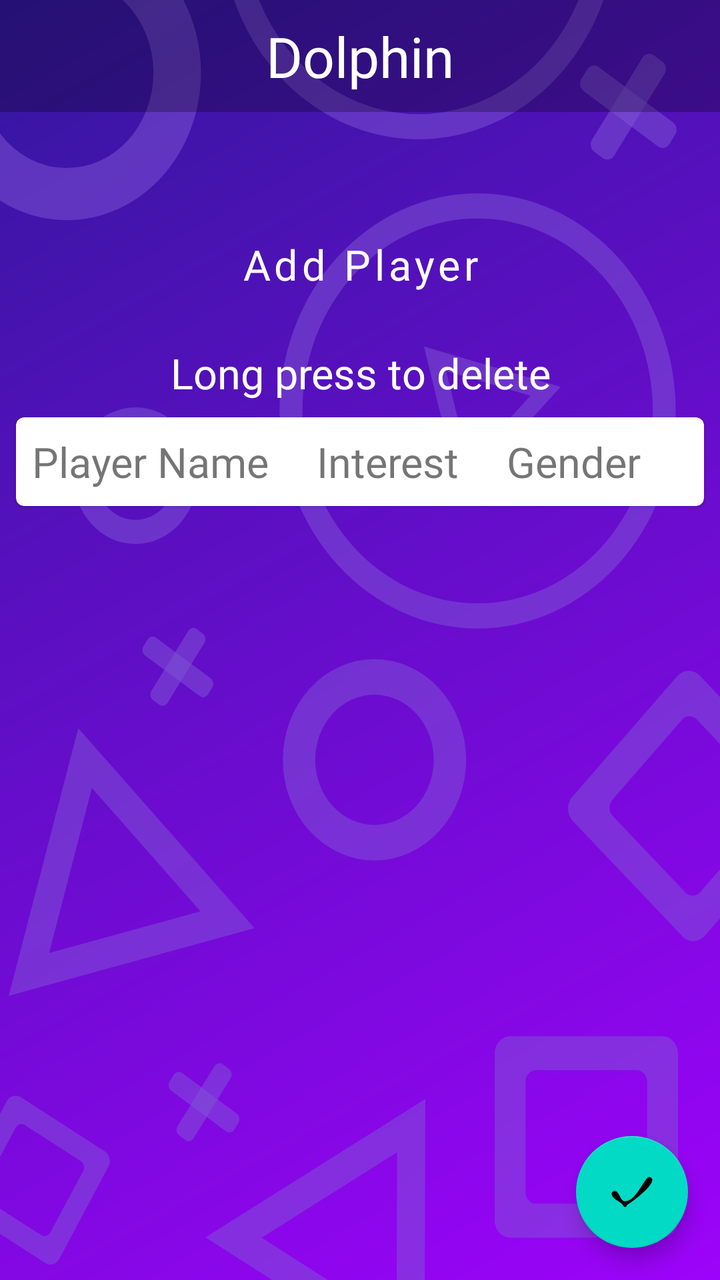
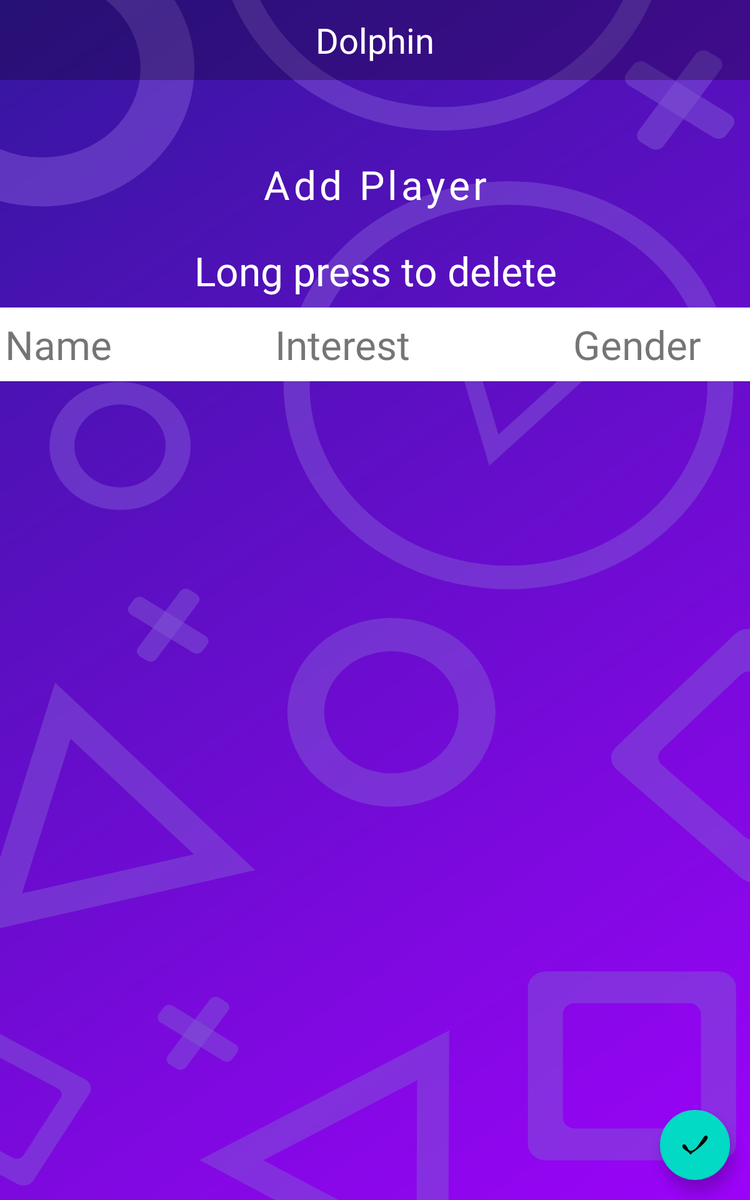

The same Android screen from two of the app's own layout files: first res/layout/ as a phone draws it, then the repository's variant for another configuration, drawn on a device whose configuration selects that folder. Both files follow.
<!-- AndroidManifest.xml: activity theme AppTheme -->
<!-- res/layout/activity_main.xml -->
<?xml version="1.0" encoding="utf-8"?>
<androidx.constraintlayout.widget.ConstraintLayout xmlns:android="http://schemas.android.com/apk/res/android"
    xmlns:app="http://schemas.android.com/apk/res-auto"
    xmlns:tools="http://schemas.android.com/tools"
    android:layout_width="match_parent"
    android:layout_height="match_parent"
    android:background="@drawable/bg_layer"
    android:fitsSystemWindows="true"
    tools:context=".activities.MainActivity">

    <androidx.appcompat.widget.Toolbar
        android:id="@+id/mainToolbar"
        android:layout_width="match_parent"
        android:layout_height="?attr/actionBarSize"
        android:background="@color/black_overlay"
        app:contentInsetStart="0dp"
        app:layout_constraintEnd_toEndOf="parent"
        app:layout_constraintStart_toStartOf="parent"
        app:layout_constraintTop_toTopOf="parent">

        <RelativeLayout
            android:layout_width="match_parent"
            android:layout_height="match_parent">

            

            <TextView
                android:layout_width="wrap_content"
                android:layout_height="wrap_content"
                android:layout_centerInParent="true"
                android:fontFamily="@font/two_dumb"
                android:text="@string/app_name"
                android:textColor="@color/white"
                android:textSize="28sp" />

            
        </RelativeLayout>
    </androidx.appcompat.widget.Toolbar>


    <ScrollView
        android:id="@+id/scrollView3"
        android:layout_width="match_parent"
        android:layout_height="0dp"
        android:background="@color/transparent"
        app:layout_constraintBottom_toBottomOf="parent"
        app:layout_constraintTop_toBottomOf="@id/mainToolbar">

        <LinearLayout
            android:layout_width="match_parent"
            android:layout_height="match_parent"
            android:gravity="center_vertical"
            android:orientation="vertical"
            android:paddingTop="36dp">

            <com.google.android.material.button.MaterialButton
                android:id="@+id/btnAddplayer"
                android:layout_width="wrap_content"
                android:layout_height="wrap_content"
                android:layout_gravity="center_horizontal"
                android:layout_margin="16dp"
                android:background="@drawable/primary_button_bg"
                android:drawableStart="@drawable/ic_add"
                android:fontFamily="@font/two_dumb"
                android:text="Add Player"
                android:textAllCaps="false"
                android:textColor="@color/white"
                android:textSize="21sp" />

            <TextView
                android:layout_width="match_parent"
                android:layout_height="wrap_content"
                android:fontFamily="@font/sassoon_primary"
                android:gravity="center"
                android:text="Long press to delete"
                android:textColor="@color/white"
                android:textSize="21sp" />

            <com.google.android.material.card.MaterialCardView
                android:layout_width="match_parent"
                android:layout_height="match_parent"
                android:layout_margin="8dp"
                android:elevation="8dp"
                app:cardCornerRadius="4dp">

                <TableLayout
                    android:layout_width="match_parent"
                    android:layout_height="wrap_content"
                    android:padding="8dp"
                    android:stretchColumns="*">

                    <TableRow
                        android:layout_width="match_parent"
                        android:layout_height="wrap_content">

                        <TextView
                            android:layout_width="match_parent"
                            android:layout_height="wrap_content"
                            android:fontFamily="@font/sassoon_primary"
                            android:gravity="start"
                            android:text="Player Name"
                            android:textSize="21sp" />

                        <TextView
                            android:layout_width="match_parent"
                            android:layout_height="wrap_content"
                            android:fontFamily="@font/sassoon_primary"
                            android:gravity="start"
                            android:text="Interest"
                            android:textSize="21sp" />

                        <TextView
                            android:layout_width="match_parent"
                            android:layout_height="wrap_content"
                            android:fontFamily="@font/sassoon_primary"
                            android:gravity="start"
                            android:text="Gender"
                            android:textSize="21sp" />

                    </TableRow>


                </TableLayout>

            </com.google.android.material.card.MaterialCardView>

            <androidx.recyclerview.widget.RecyclerView
                android:id="@+id/recyclerViewPlayersEntry"
                android:layout_width="match_parent"
                android:layout_height="wrap_content"
                tools:itemCount="3"
                tools:listitem="@layout/rec_player_entry" />
        </LinearLayout>
    </ScrollView>

    <com.google.android.material.floatingactionbutton.FloatingActionButton
        android:id="@+id/floatingBtnPlayGame"
        android:layout_width="wrap_content"
        android:layout_height="wrap_content"
        android:layout_margin="16dp"
        android:src="@drawable/ic_check"
        android:theme="@style/AppTheme.FloatingColoredButton"
        app:layout_constraintBottom_toBottomOf="parent"
        app:layout_constraintEnd_toEndOf="parent" />

    <TextView
        android:id="@+id/tvNoPlayers"
        android:layout_width="wrap_content"
        android:layout_height="wrap_content"
        android:fontFamily="@font/three_dumb"
        android:text="No players"
        android:textColor="@color/white"
        android:textSize="28sp"
        android:textStyle="bold"
        android:visibility="gone"
        app:layout_constraintBottom_toBottomOf="parent"
        app:layout_constraintEnd_toEndOf="parent"
        app:layout_constraintStart_toStartOf="parent"
        app:layout_constraintTop_toTopOf="parent" />

</androidx.constraintlayout.widget.ConstraintLayout>
<!-- resources referenced by this layout -->
<resources>
  <color name="black_overlay">#44000000</color>
  <color name="transparent">#00ffffff</color>
  <color name="white">#FFFFFF</color>
  <!-- drawable bg_layer (drawable) -->
  <?xml version="1.0" encoding="utf-8"?>
  <layer-list xmlns:android="http://schemas.android.com/apk/res/android">
      <item android:drawable="@drawable/quiz_bg_main" />
      <item
          android:drawable="@drawable/ic_quiz_bg"
          android:gravity="fill" />
  </layer-list>
  <!-- drawable ic_add: vector/xml drawable (drawable, 2847 chars, omitted) -->
  <!-- drawable ic_check: vector/xml drawable (drawable, 3320 chars, omitted) -->
  <string name="app_name">Dolphin</string>
  <style name="AppTheme.FloatingColoredButton" parent="AppTheme">
          <item name="android:colorAccent">@color/colorAccent</item>
          <item name="android:textColor">@color/white</item>
      </style>
  <style name="AppTheme" parent="Theme.MaterialComponents.Light.NoActionBar">
          <item name="colorPrimary">@color/colorPrimary</item>
          <item name="colorPrimaryDark">@color/colorPrimaryDark</item>
          <item name="colorAccent">@color/colorAccent</item>
          <item name="android:navigationBarColor">@color/transparent</item>
          <item name="android:windowDrawsSystemBarBackgrounds">true</item>
          <item name="android:statusBarColor">@android:color/transparent</item>
          <item name="android:windowTranslucentStatus">true</item>
          <item name="android:windowTranslucentNavigation">true</item>
      </style>
  <!-- drawable quiz_bg_main (drawable) -->
  <?xml version="1.0" encoding="utf-8"?>
  <shape xmlns:android="http://schemas.android.com/apk/res/android"
      android:shape="rectangle">
      <gradient
          android:angle="135"
          android:endColor="#32179e"
          android:startColor="#9d03fa" />
  </shape>
  <!-- drawable ic_quiz_bg: vector/xml drawable (drawable, 8688 chars, omitted) -->
  <color name="colorAccent">#328cbf</color>
  <color name="colorPrimary">#9d03fa</color>
  <color name="colorPrimaryDark">#9C00FF</color>
</resources>
<!-- res/layout-sw600dp/activity_main.xml (the repository's variant of the layout above) -->
<!-- drawn on a 7-inch tablet held upright -->
<?xml version="1.0" encoding="utf-8"?>
<androidx.constraintlayout.widget.ConstraintLayout xmlns:android="http://schemas.android.com/apk/res/android"
    xmlns:app="http://schemas.android.com/apk/res-auto"
    xmlns:tools="http://schemas.android.com/tools"
    android:layout_width="match_parent"
    android:layout_height="match_parent"
    android:fitsSystemWindows="true"
    tools:context=".activities.MainActivity">

    <ImageView
        android:layout_width="match_parent"
        android:layout_height="match_parent"
        android:scaleType="centerCrop"
        android:src="@drawable/bg_layer" />

    <androidx.appcompat.widget.Toolbar
        android:id="@+id/mainToolbar"
        android:layout_width="match_parent"
        android:layout_height="?attr/actionBarSize"
        android:background="@color/black_overlay"
        app:contentInsetStart="0dp"
        app:layout_constraintEnd_toEndOf="parent"
        app:layout_constraintStart_toStartOf="parent"
        app:layout_constraintTop_toTopOf="parent">

        <RelativeLayout
            android:layout_width="match_parent"
            android:layout_height="match_parent">

            

            <TextView
                android:layout_width="wrap_content"
                android:layout_height="wrap_content"
                android:layout_centerInParent="true"
                android:fontFamily="@font/two_dumb"
                android:text="@string/app_name"
                android:textColor="@color/white"
                android:textSize="28sp" />

            
        </RelativeLayout>
    </androidx.appcompat.widget.Toolbar>


    <ScrollView
        android:id="@+id/scrollView3"
        android:layout_width="match_parent"
        android:layout_height="0dp"
        android:background="@color/transparent"
        app:layout_constraintBottom_toBottomOf="parent"
        app:layout_constraintTop_toBottomOf="@id/mainToolbar">

        <LinearLayout
            android:layout_width="match_parent"
            android:layout_height="match_parent"
            android:gravity="center"
            android:orientation="vertical"
            android:paddingTop="36dp">

            <com.google.android.material.button.MaterialButton
                android:id="@+id/btnAddplayer"
                android:layout_width="wrap_content"
                android:layout_height="wrap_content"
                android:layout_gravity="center_horizontal"
                android:layout_margin="16dp"
                android:background="@drawable/primary_button_bg"
                android:drawableStart="@drawable/ic_add"
                android:fontFamily="@font/two_dumb"
                android:text="Add Player"
                android:textAllCaps="false"
                android:textColor="@color/white"
                android:textSize="32sp" />

            <TextView
                android:layout_width="match_parent"
                android:layout_height="wrap_content"
                android:fontFamily="@font/sassoon_primary"
                android:gravity="center"
                android:text="Long press to delete"
                android:textColor="@color/white"
                android:textSize="32sp" />

            <com.google.android.material.card.MaterialCardView
                android:layout_width="800dp"
                android:layout_height="match_parent"
                android:layout_margin="8dp"
                android:elevation="8dp"
                app:cardCornerRadius="4dp">

                <TableLayout
                    android:layout_width="match_parent"
                    android:layout_height="wrap_content"
                    android:padding="8dp"
                    android:stretchColumns="*">

                    <TableRow
                        android:layout_width="match_parent"
                        android:layout_height="wrap_content">

                        <TextView
                            android:layout_width="match_parent"
                            android:layout_height="wrap_content"
                            android:fontFamily="@font/sassoon_primary"
                            android:gravity="start"
                            android:text="Player Name"
                            android:textSize="32sp" />

                        <TextView
                            android:layout_width="match_parent"
                            android:layout_height="wrap_content"
                            android:fontFamily="@font/sassoon_primary"
                            android:gravity="start"
                            android:text="Interest"
                            android:textSize="32sp" />

                        <TextView
                            android:layout_width="match_parent"
                            android:layout_height="wrap_content"
                            android:fontFamily="@font/sassoon_primary"
                            android:gravity="start"
                            android:text="Gender"
                            android:textSize="32sp" />

                    </TableRow>


                </TableLayout>

            </com.google.android.material.card.MaterialCardView>

            <androidx.recyclerview.widget.RecyclerView
                android:id="@+id/recyclerViewPlayersEntry"
                android:layout_width="800dp"
                android:layout_height="wrap_content"
                tools:itemCount="3"
                tools:listitem="@layout/rec_player_entry" />
        </LinearLayout>
    </ScrollView>

    <com.google.android.material.floatingactionbutton.FloatingActionButton
        android:id="@+id/floatingBtnPlayGame"
        android:layout_width="wrap_content"
        android:layout_height="wrap_content"
        android:layout_margin="16dp"
        android:src="@drawable/ic_check"
        android:theme="@style/AppTheme.FloatingColoredButton"
        app:layout_constraintBottom_toBottomOf="parent"
        app:layout_constraintEnd_toEndOf="parent" />

    <TextView
        android:id="@+id/tvNoPlayers"
        android:layout_width="wrap_content"
        android:layout_height="wrap_content"
        android:fontFamily="@font/three_dumb"
        android:text="No players"
        android:textColor="@color/white"
        android:textSize="44sp"
        android:textStyle="bold"
        android:visibility="gone"
        app:layout_constraintBottom_toBottomOf="parent"
        app:layout_constraintEnd_toEndOf="parent"
        app:layout_constraintStart_toStartOf="parent"
        app:layout_constraintTop_toTopOf="parent" />

</androidx.constraintlayout.widget.ConstraintLayout>
